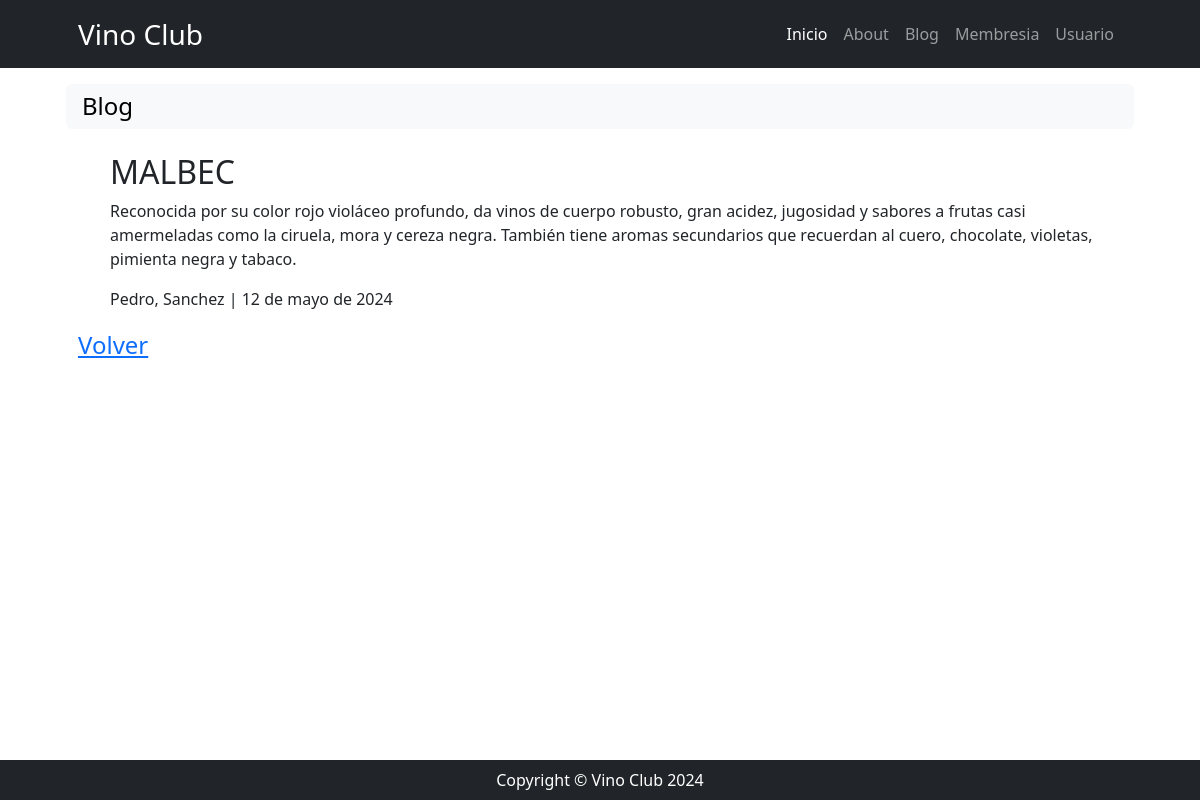
Screenshot of /blog/blog/fullview/2 with the database file from the repository.
### blog/models.py (models this page shows, shortened)
class Blog(models.Model):
    titulo = models.CharField(max_length=100)
    cuerpo = models.TextField(max_length=3000)
    autor = models.ForeignKey(Usuario, default=None, on_delete=models.SET_NULL, null=True, blank=True)
    fecha = models.DateField(auto_now_add=True)

### usuario/models.py (models this page shows)
class Usuario(models.Model):
    nombre = models.CharField(max_length=45)
    apellido = models.CharField(max_length=45)
    pais_origen_id = models.ForeignKey(Pais, on_delete=models.SET_NULL, blank=True, null=True, verbose_name="país de origen")
    email = models.EmailField(max_length=100)
    password = models.CharField(max_length=200)
    created_at = models.DateField(auto_now_add=True)
    def __str__(self) -> str:
        return f"{self.nombre}, {self.apellido}"

### blog/views.py (the view)
# urls.py: path('blog/fullview/<int:pk>', views.blog_fullview, name='blog_fullview'),
def blog_fullview(request, pk):
    query = models.Blog.objects.get(id=pk)
    return render(request, "blog/blog_fullview.html", {"blog": query})

### blog/templates/blog/blog_fullview.html
{% extends 'core/base.html' %}
{% block title %}
    {% include 'core/components/title1.html' with title='Blog'%}
{% endblock title %}
{% block content %}
    <ul>
        <h2>{{ blog.titulo }}</h2>
        <p>{{ blog.cuerpo }}</p>
        <p>{{ blog.autor }} | {{ blog.fecha }}</p>
    </ul>
    <div class="fs-4 pb-lg-2">
        <a href="{% url 'blog:home' %}">Volver</a>
    </div>
{% endblock content %}

### rows the page displays
Blog: titulo "MALBEC", cuerpo "Reconocida por su color rojo violáceo profundo, da vinos de cuerpo robusto, gran acidez, jugosidad y sabores a frutas casi amermeladas como la ciruela, mora y cereza negra. También tiene aromas secundarios que recuerdan al cuero, chocolate, violetas, pimienta negra y tabaco.", autor "Pedro, Sanchez", fecha "12 de mayo de 2024"

### other values shown
{{ title }} "Blog"
